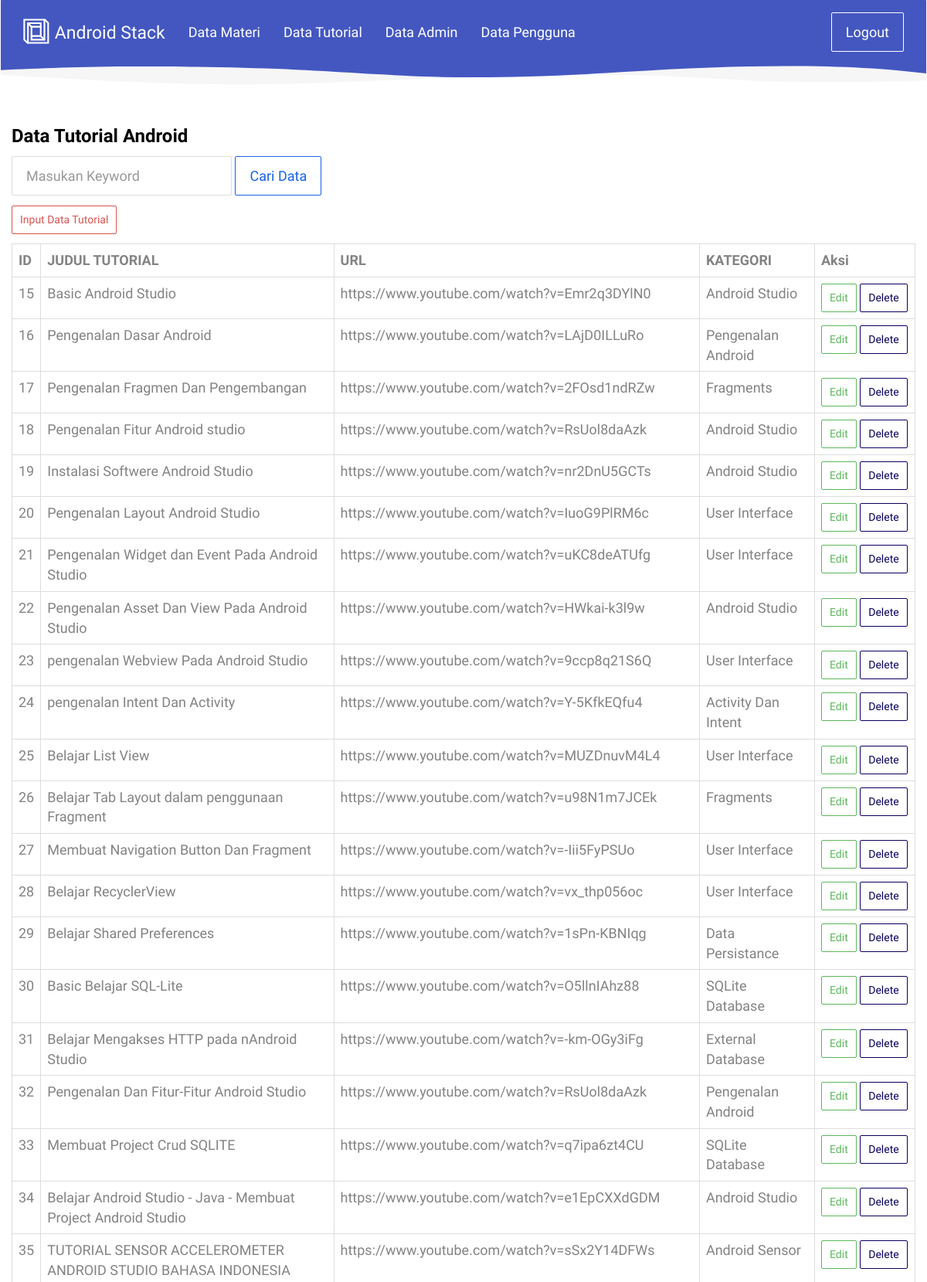
The app's page /webservice/tutorial.php (signed in, upper part) with its own data.
### tables this page shows
CREATE TABLE IF NOT EXISTS `tbl_tutorial` (
`id` int(100) NOT NULL,
  `title` text NOT NULL,
  `publishedAt` timestamp NOT NULL DEFAULT CURRENT_TIMESTAMP,
  `url` text NOT NULL,
  `urlToImage` text NOT NULL,
  `category` text NOT NULL
);

### webservice/tutorial.php (the view, shortened to what this page needs)
<?php
include 'header.php';
?>
<div class="container">
    <div class="row">
        <div class="col-8">
            <h3>Data Tutorial Android</h3>
        </div>
        <div class="col-4">
            <form method="POST" class="form-inline" action="<?php echo $_SERVER['PHP_SELF']?>">
                <div class="form-group mx-sm-3 mb-2">
                    <input type="text" class="form-control" name="keyword" placeholder="Masukan Keyword">
                </div>
                <button name="pencarian" type="submit" class="btn btn-primary mb-2">Cari Data</button>
                <p></p> </form>
        </div>
    </div>
    <div class="row">
        <div class="col-12">
<p><a href="tutorial/input_tutorial.php" class="btn btn-danger btn-sm">Input Data Tutorial</a></p>
            <table class="table table-bordered">
                <tr><th>ID</th><th>JUDUL TUTORIAL</th><th>URL</th><th>KATEGORI</th><th width="130">Aksi</th></tr>
                <?php
                $batas = 2000;
                $halaman = isset($_GET['hal']) ? $_GET['hal'] : 0;
                if(isset($_POST['pencarian'])){
                    $keyword = $_POST['keyword'];
                    $sql = "SELECT b.id,b.title,b.category,b.url
                    FROM tbl_tutorial as b
                    WHERE b.title like '%$keyword%' order by b.id ASC limit $halaman,$batas";
                }else{
                    $sql = "SELECT b.id,b.title,b.category,b.url
                    FROM tbl_tutorial as b
                     order by b.id ASC limit $halaman,$batas";
                }
                $tutorial = mysqli_query($konek, $sql);
                while ($row = mysqli_fetch_array($tutorial)) {
                    echo "<tr>
                <td>$row[id]</td>
                <td>$row[title]</td>
                <td>$row[url]</td>
                <td>$row[category]</td>
                <td><a href='tutorial/edit_tutorial.php?id=$row[id]' class='btn btn-success btn-sm'>Edit</a>
                    <a href='tutorial/delete_tutorial.php?id=$row[id]' class='btn btn-info btn-sm'>Delete</a>
                </td>
                </tr>";
                }
                ?>
            </table>
        </div>
    </div>
</div>
<?php
include 'footer.php';
?>

### records on screen
tbl_tutorial: id "15", title "Basic Android Studio", url "https://www.youtube.com/watch?v=Emr2q3DYlN0", category "Android Studio"
tbl_tutorial: id "16", title "Pengenalan Dasar Android", url "https://www.youtube.com/watch?v=LAjD0ILLuRo", category "Pengenalan Android"
tbl_tutorial: id "17", title "Pengenalan Fragmen Dan Pengembangan", url "https://www.youtube.com/watch?v=2FOsd1ndRZw", category "Fragments"
tbl_tutorial: id "18", title "Pengenalan Fitur Android studio", url "https://www.youtube.com/watch?v=RsUol8daAzk", category "Android Studio"
tbl_tutorial: id "19", title "Instalasi Softwere Android Studio", url "https://www.youtube.com/watch?v=nr2DnU5GCTs", category "Android Studio"
tbl_tutorial: id "20", title "Pengenalan Layout Android Studio", url "https://www.youtube.com/watch?v=IuoG9PlRM6c", category "User Interface"
tbl_tutorial: id "21", title "Pengenalan Widget dan Event Pada Android Studio", url "https://www.youtube.com/watch?v=uKC8deATUfg", category "User Interface"
tbl_tutorial: id "22", title "Pengenalan Asset Dan View Pada Android Studio", url "https://www.youtube.com/watch?v=HWkai-k3l9w", category "Android Studio"
tbl_tutorial: id "23", title "pengenalan Webview Pada Android Studio", url "https://www.youtube.com/watch?v=9ccp8q21S6Q", category "User Interface"
tbl_tutorial: id "24", title "pengenalan Intent Dan Activity", url "https://www.youtube.com/watch?v=Y-5KfkEQfu4", category "Activity Dan Intent"
tbl_tutorial: id "25", title "Belajar List View", url "https://www.youtube.com/watch?v=MUZDnuvM4L4", category "User Interface"
tbl_tutorial: id "26", title "Belajar Tab Layout dalam penggunaan Fragment", url "https://www.youtube.com/watch?v=u98N1m7JCEk", category "Fragments"
tbl_tutorial: id "27", title "Membuat Navigation Button Dan Fragment", url "https://www.youtube.com/watch?v=-Iii5FyPSUo", category "User Interface"
tbl_tutorial: id "28", title "Belajar RecyclerView", url "https://www.youtube.com/watch?v=vx_thp056oc", category "User Interface"
tbl_tutorial: id "29", title "Belajar Shared Preferences", url "https://www.youtube.com/watch?v=1sPn-KBNIqg", category "Data Persistance"
tbl_tutorial: id "30", title "Basic Belajar SQL-Lite", url "https://www.youtube.com/watch?v=O5llnIAhz88", category "SQLite Database"
tbl_tutorial: id "31", title "Belajar Mengakses HTTP pada nAndroid Studio", url "https://www.youtube.com/watch?v=-km-OGy3iFg", category "External Database"
tbl_tutorial: id "32", title "Pengenalan Dan Fitur-Fitur Android Studio", url "https://www.youtube.com/watch?v=RsUol8daAzk", category "Pengenalan Android"
tbl_tutorial: id "33", title "Membuat Project Crud SQLITE", url "https://www.youtube.com/watch?v=q7ipa6zt4CU", category "SQLite Database"
tbl_tutorial: id "34", title "Belajar Android Studio - Java - Membuat Project Android Studio", url "https://www.youtube.com/watch?v=e1EpCXXdGDM", category "Android Studio"
tbl_tutorial: id "35", title "TUTORIAL SENSOR ACCELEROMETER ANDROID STUDIO BAHASA INDONESIA", url "https://www.youtube.com/watch?v=sSx2Y14DFWs", category "Android Sensor"
